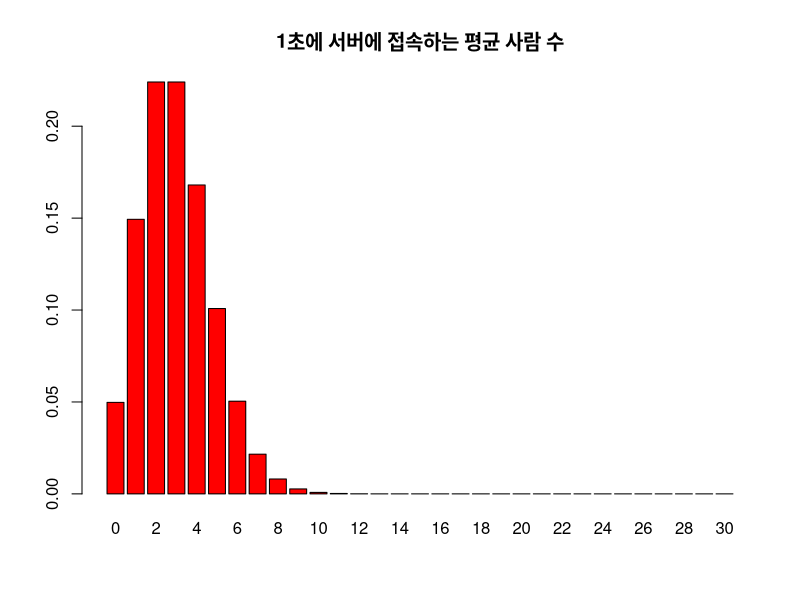

Source code (R):
x<-seq(0,30,by=1)
p<-dpois(x,3)
names(p)=c(0,1,2,3,4,5,6,7,8,9,10,11,12,13,14,15,16,17,18,19,20,21,22,23,24,25,26,27,28,29,30)
result<-barplot(p,col="red",border = "black", main="1초에 서버에 접속하는 평균 사람 수")
print(result)